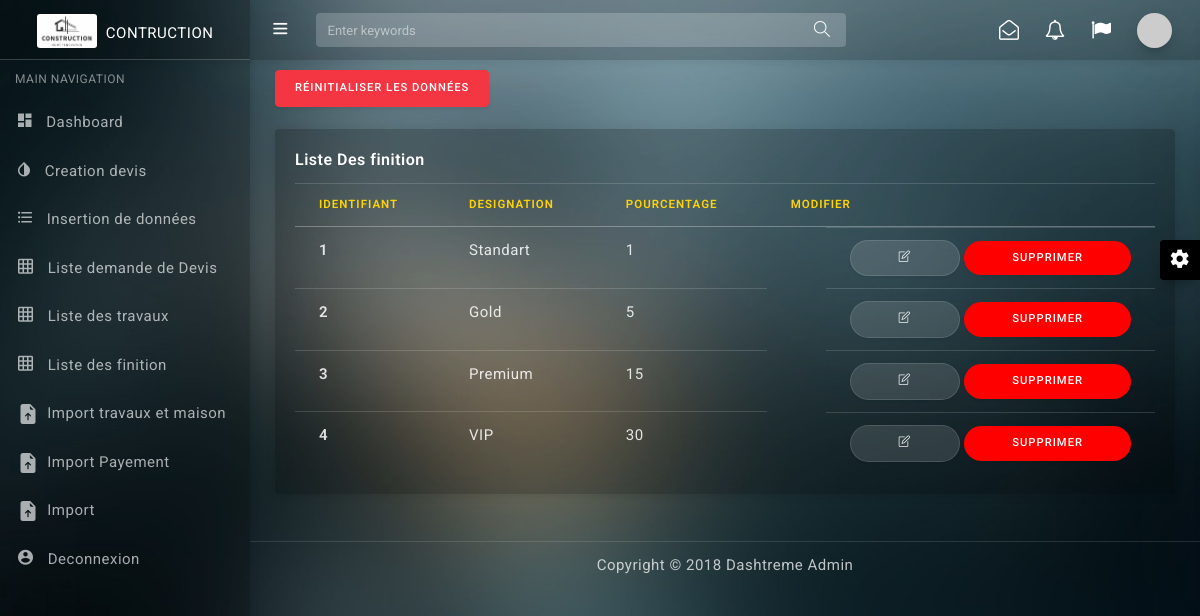
Page /index.php/controller/table_finition on the earlier database version.
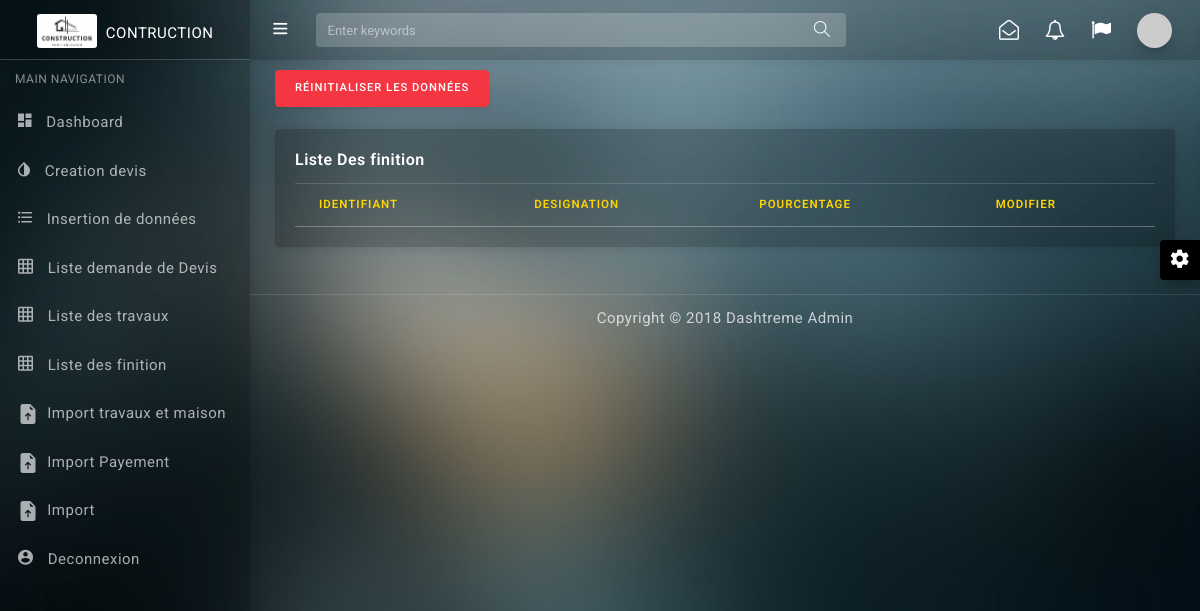
Same page on the later database version.
### application/controllers/Controller.php (called while the page is built, shortened)
<?php
class Controller extends CI_Controller {
	public function __construct()
	{
		$this->load->helper(array('form', 'url'));
        $this->load->library('form_validation');
        $this->load->library('session');
	}
	public function table_finition()
	{
		$data['finition']= $this->model->findAll3('finition' , 'id', 'designation', 'pourcentage');
		$data['page'] = "tables_finition";
		$this->load->view('header', $data);
	}
}

### index.php (called while the page is built, shortened)
<?php
require_once BASEPATH.'core/CodeIgniter.php';

### application/models/ModelGeneral.php (called while the page is built, shortened)
<?php
    class ModelGeneral extends CI_Model{
		public function findAll3($table, $colonne, $colonne1, $colonne2){
			$sql = "SELECT * FROM %s order by %s asc";
			$sql = sprintf($sql, $table, $colonne, $colonne1, $colonne2);
			return $this->db->query($sql)->result();
		}
    }
?>

### application/views/tables_finition.php (the view, shortened to what this page needs)
  <div class="content-wrapper">
    <div class="container-fluid">
    <div class="row">
      <div class="col-lg-12">
        <a href="<?php echo base_url("Controller/resetData"); ?>" class="btn btn-danger">Réinitialiser les données</a>
      </div>
    </div>
<br>
      <div class="row">
        <div class="col-lg-12">
          <div class="card">
            <div class="card-body">
              <h5 class="card-title">Liste Des finition</h5>
			  <div class="table-responsive">
              <table class="table table-hover">
                <thead>
                  <tr  style="color: #ffd400;">
                    <th scope="col">Identifiant</th>
                    <th scope="col">Designation</th>
                    <th scope="col">Pourcentage</th>
                    <th scope="col">Modifier</th>
                  </tr>
                </thead>
                <tbody>
                <?php foreach($finition as $tt){ ?>
                  <tr>
                    <th><?php echo $tt->id;?></th>
                    <td><?php echo $tt->designation;?></td>
                    <td><?php echo $tt->pourcentage;?></td>
                    <td style="float:right;">
                      <a href="<?= base_url('Controller/modification_finition?id=' . $tt->id) ?>" class="btn btn-light btn-round px-5"><i class="icon-note"></i></a>
                      <a style="background-color: red; border:none;" href="<?= base_url('Controller/supprimer/' .$tt->id) ?>" class="btn btn-light btn-round px-5">Supprimer</i></a>
                    </td>
                  </tr>
                  <?php }?>
                </tbody>
              </table>
            </div>
            </div>
          </div>
        </div>
      </div>
    </div>
    </div>

### application/views/header.php (shortened to what this page needs)
<!DOCTYPE html>
<html lang="en">
<head>
  <link href="<?=base_url('assets/css/pace.min.css')?>" rel="stylesheet"/>
  <link href="<?=base_url('assets/plugins/fullcalendar/css/fullcalendar.min.css')?>" rel='stylesheet'/>
  <link href="<?=base_url('assets/plugins/simplebar/css/simplebar.css')?>" rel="stylesheet"/>
  <link href="<?=base_url('assets/css/bootstrap.min.css')?>" rel="stylesheet"/>
  <link href="<?=base_url('assets/css/animate.css')?>" rel="stylesheet" type="text/css"/>
  <link href="<?=base_url('assets/css/icons.css')?>" rel="stylesheet" type="text/css"/>
  <link href="<?=base_url('assets/css/sidebar-menu.css')?>" rel="stylesheet"/>
  <link href="<?=base_url('assets/css/app-style.css')?>" rel="stylesheet"/>
  <link href="<?=base_url('assets/css/places.css')?>" rel="stylesheet"/>
</head>
<body class="bg-theme bg-theme2">
 <div id="wrapper">
   <div id="sidebar-wrapper" data-simplebar="" data-simplebar-auto-hide="true">
     <div class="brand-logo">
      <a href="index.html">
       <img style="width: 60px; border-radius: 3px" src="<?=base_url('assets/images/logo-icon2.png')?>" class="logo-icon" alt="logo icon">
       <h5 class="logo-text">CONTRUCTION</h5>
     </a>
   </div>
   <ul class="sidebar-menu do-nicescrol">
      <li class="sidebar-header">MAIN NAVIGATION</li>
      <?php if(!isset($_SESSION['utilisateur'])) {?>
      <li>
        <a href="<?=base_url('Controller/home')?>">
          <i class="zmdi zmdi-view-dashboard"></i> <span>Dashboard</span>
        </a>
      </li>
      <?php }?>
      <li>
        <a href="<?=base_url('Controller/liste')?>">
          <i class="zmdi zmdi-invert-colors"></i> <span>Creation devis</span>
        </a>
      </li>
      <?php if(!isset($_SESSION['utilisateur'])) {?>
      <li>
        <a href="<?=base_url('Controller/form')?>">
          <i class="zmdi zmdi-format-list-bulleted"></i> <span>Insertion de données</span>
        </a>
      </li>
      <?php }?>
      <?php if(!isset($_SESSION['utilisateur'])) {?>
      <li>
        <a href="<?=base_url('Controller/table_admin')?>">
          <i class="zmdi zmdi-grid"></i> <span>Liste demande de Devis</span>
        </a>
      </li>
      <?php }?>
      <?php if(!isset($_SESSION['utilisateur'])) {?>
      <li>
        <a href="<?=base_url('Controller/table')?>">
          <i class="zmdi zmdi-grid"></i> <span>Liste des travaux</span>
        </a>
      </li>
      <?php }?>
      <?php if(!isset($_SESSION['utilisateur'])) {?>
      <li>
        <a href="<?=base_url('Controller/table_finition')?>">
          <i class="zmdi zmdi-grid"></i> <span>Liste des finition</span>
        </a>
      </li>
      <?php }?>
      <?php if(!isset($_SESSION['utilisateur'])) {?>
      <li>
        <a href="<?=base_url('Controller/importation_csv_travaux')?>">
            <span style="margin-left:5px">Import travaux et maison</span>
        </a>
      </li>
      <?php }?>
      <?php if(!isset($_SESSION['utilisateur'])) {?>
      <li>
        <a href="<?=base_url('Controller/importation_csv_payement')?>">
               <span style="margin-left:5px">Import Payement</span>
        </a>
      </li>
      <?php }?>
      <?php if(!isset($_SESSION['utilisateur'])) {?>
      <li>
        <a href="<?=base_url('Controller/forms_importation')?>">
               <span style="margin-left:5px">Import</span>
        </a>
      </li>
      <?php }?>
       <li>
        <a href="<?=base_url('Controller/deconnexion')?>" target="_blank">
          <i class="zmdi zmdi-account-circle"></i> <span>Deconnexion</span>
        </a>
      </li>
    </ul>
   </div>
<header class="topbar-nav">
 <nav class="navbar navbar-expand fixed-top">
  <ul class="navbar-nav mr-auto align-items-center">
    <li class="nav-item">
      <a class="nav-link toggle-menu" href="javascript:void();">
       <i class="icon-menu menu-icon"></i>
     </a>
    </li>
    <li class="nav-item">
      <form class="search-bar">
        <input type="text" class="form-control" placeholder="Enter keywords">
         <a href="javascript:void();"><i class="icon-magnifier"></i></a>
      </form>
    </li>
  </ul>
  <ul class="navbar-nav align-items-center right-nav-link">
    <li class="nav-item dropdown-lg">
      <a class="nav-link dropdown-toggle dropdown-toggle-nocaret waves-effect" data-toggle="dropdown" href="javascript:void();">
      <i class="fa fa-envelope-open-o"></i></a>
    </li>
    <li class="nav-item dropdown-lg">
      <a class="nav-link dropdown-toggle dropdown-toggle-nocaret waves-effect" data-toggle="dropdown" href="javascript:void();">
      <i class="fa fa-bell-o"></i></a>
    </li>
    <li class="nav-item language">
      <a class="nav-link dropdown-toggle dropdown-toggle-nocaret waves-effect" data-toggle="dropdown" href="javascript:void();"><i class="fa fa-flag"></i></a>
    </li>
    <li class="nav-item">
      <a class="nav-link dropdown-toggle dropdown-toggle-nocaret" data-toggle="dropdown" href="#">
        <span class="user-profile"><img src="https://via.placeholder.com/110x110" class="img-circle" alt="user avatar"></span>
      </a>
    </li>
  </ul>
</nav>
</header>
    <?php include($page.".php") ?>
    <?php include("footer.php") ?>
</body>
</html>

### application/views/footer.php (shortened to what this page needs)
<footer class="footer">
      <div class="container">
        <div class="text-center">
          Copyright © 2018 Dashtreme Admin
        </div>
      </div>
    </footer>
   <div class="right-sidebar">
    <div class="switcher-icon">
      <i class="zmdi zmdi-settings zmdi-hc-spin"></i>
    </div>
   </div>
  </div>

### assets/css/sidebar-menu.css (style rules this page uses)
.sidebar-menu { list-style: none; margin: 0; padding: 0; background-color: transparent; }
.sidebar-menu>li { position: relative; margin: 0; padding: 0; }
.sidebar-menu>li>a { padding: 13px 5px 13px 15px; display: block; border-left: 3px solid transparent; color: rgba(255, 255, 255, 0.65); font-size: 15px; }
.sidebar-menu li.sidebar-header { padding: 10px 25px 10px 15px; font-size: 12px; color: rgba(255, 255, 255, 0.5); }
.sidebar-menu a { color: #b8c7ce; text-decoration: none; }

Differences in the rows shown:
removed finition: id "1", designation "Standart", pourcentage "1"
removed finition: id "2", designation "Gold", pourcentage "5"
removed finition: id "3", designation "Premium", pourcentage "15"
removed finition: id "4", designation "VIP", pourcentage "30"
